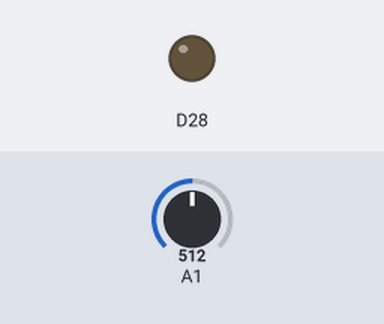
Recording of a sketch running on a simulated Arduino Zero (SAMD21). Parts: output pins drawn as LEDs (lit = HIGH). The test bench sets the inputs (shaded band); at power-on: A1 = 512.

Above: at 1.2 s.
1.3 s: A1 set to 647
2.8 s: A1 set to 671
At 3.5 s:
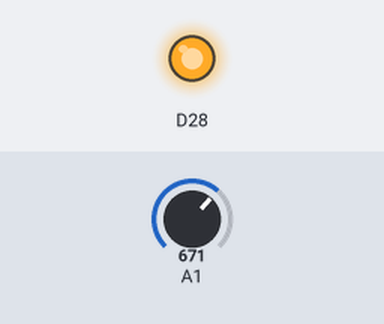
4.3 s: A1 set to 511
At 5.2 s:
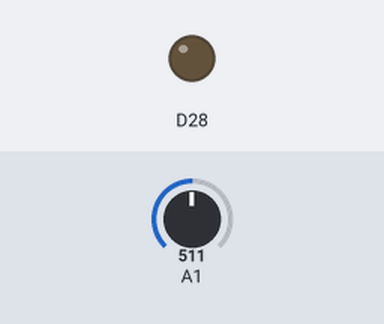
5.8 s: A1 set to 716
At 6.2 s:
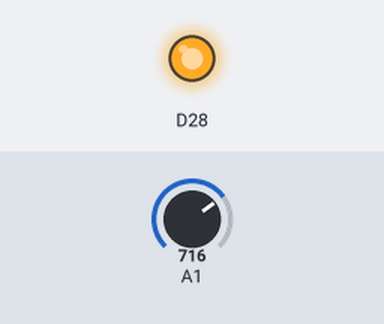
Timing chart, 0 to 8.3 s (numbered marks = the images above; inputs shaded):
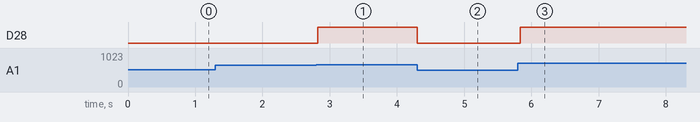

The sketch:

mic_input.ino
```cpp
#include <SoftwareSerial.h>
//SoftwareSerial BT(9, 10); // RX, TX
#define LENGTH 8000
const int n = 20;
int record[LENGTH];
int out[2*n+1];
void setup() {
  pinMode(15, INPUT);
  analogWriteResolution(16);
//Serial.begin(9600);
}


unsigned counter = 0;

void loop() {

    int val = analogRead(15)*50;
    int temp = val + record[counter % LENGTH];
    record[counter % LENGTH] = val;

    out[n+n] = temp;
    int adder = 0;
    for (int i = -n;i<n;i++){
      adder += out[n+i];
    }
    temp = adder/(n+n);
    for(int i = -n;i<n;i++){
      out[n+i] = out[n+i+1];
    }

  analogWrite(A14,temp);
  counter++;
}
```

Measured:
- the behaviour switches between 657 and 658 on A1 (found by bisection; images 0 and 1)
- after the input at 1.3 s, every drawn part: stays the same
- after the input at 2.8 s, D28: LOW → HIGH at once
- after the input at 4.3 s, D28: HIGH → LOW at once
- after the input at 5.8 s, D28: LOW → HIGH at once
